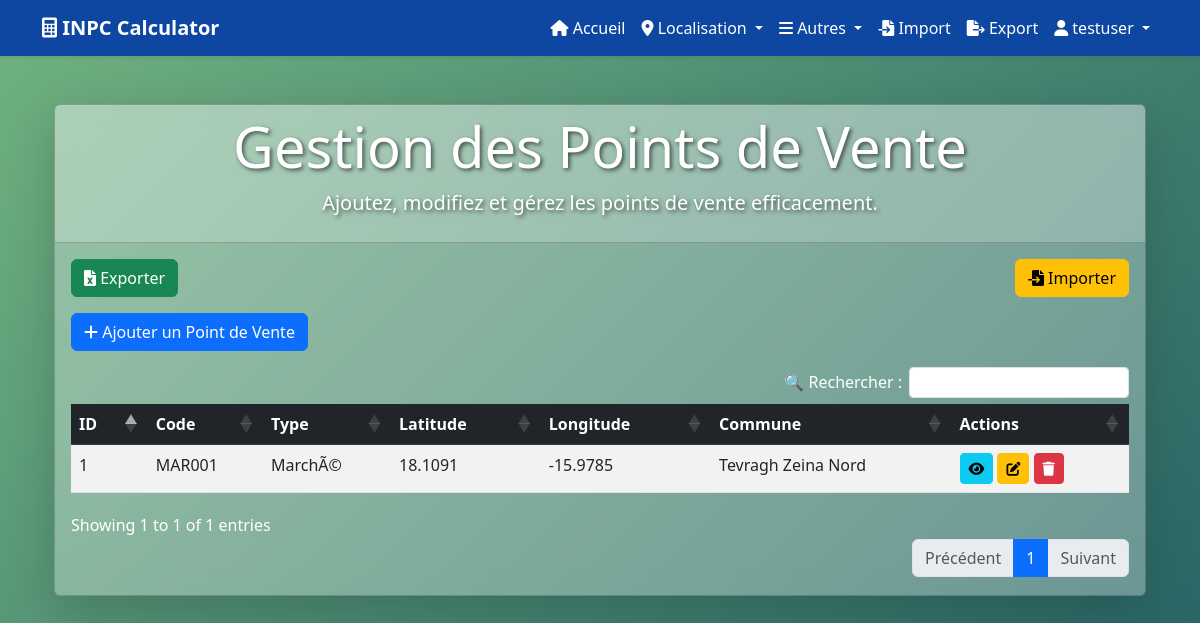
The app's page /pages/points_de_vente/ (signed in) with its own data.
### utilisateurs/models.py (models this page shows, shortened)
class Utilisateur(AbstractUser):
    ROLE_CHOICES = (
        ('admin', 'Admin'),
        ('agent', 'Agent'),
    )
    role = models.CharField(max_length=10, choices=ROLE_CHOICES, default='agent')

### pages/models.py (models this page shows, shortened)
class PointOfSale(models.Model):
    code = models.CharField(max_length=45, unique=True)
    type = models.CharField(max_length=45)
    gps_lat = models.FloatField()
    gps_lon = models.FloatField()
    commune = models.ForeignKey(Commune, on_delete=models.CASCADE)

class Commune(models.Model):
    code = models.CharField(max_length=45, unique=True)
    name = models.CharField(max_length=45)
    moughataa = models.ForeignKey(Moughataa, on_delete=models.CASCADE)

### pages/views.py (the view, shortened to what this page needs)
# urls.py: path('points_de_vente/', login_required(views.gestion_points_de_vente), name='gestion_points_de_vente'),
@login_required
def gestion_points_de_vente(request):
    points_de_vente = PointOfSale.objects.all()
    communes = Commune.objects.all()
    form = PointOfSaleForm()
    context = {
        'points_de_vente': points_de_vente,
        'communes': communes,
        'form': form
    }
    return render(request, 'pages/gestion_points_de_vente.html', context)

### pages/forms.py
class PointOfSaleForm(forms.ModelForm):
    commune = forms.ModelChoiceField(
        queryset=Commune.objects.all(),
        required=True,
        label="Commune",
        widget=forms.Select(attrs={'class': 'form-control glowing-input'})
    )
    class Meta:
        model = PointOfSale
        fields = ['code', 'type', 'gps_lat', 'gps_lon', 'commune']
        widgets = {
            'code': forms.TextInput(attrs={'class': 'form-control glowing-input'}),
            'type': forms.TextInput(attrs={'class': 'form-control glowing-input'}),
            'gps_lat': forms.NumberInput(attrs={'class': 'form-control glowing-input', 'step': 'any'}),
            'gps_lon': forms.NumberInput(attrs={'class': 'form-control glowing-input', 'step': 'any'}),
        }

### templates/pages/gestion_points_de_vente.html (shortened to what this page needs)
{% extends 'base.html' %}
{% load static %}
{% block content %}
<link rel="stylesheet" href="https://cdn.datatables.net/1.11.5/css/dataTables.bootstrap5.min.css">
<link rel="stylesheet" href="https://cdn.datatables.net/buttons/2.2.3/css/buttons.bootstrap5.min.css">
<link rel="stylesheet" href="{% static 'css/stylecrud.css' %}">
<div class="container mt-5">
    <div class="card shadow-lg text-white animate__animated animate__fadeInDown">
        <div class="card-header text-center">
            <h1 class="display-4">Gestion des Points de Vente</h1>
            <p class="lead">Ajoutez, modifiez et gérez les points de vente efficacement.</p>
        </div>
        <div class="card-body animate__animated animate__fadeInUp">
            <div class="d-flex justify-content-between mb-3">
                <a href="{% url 'export_data' %}?table=PointOfSale" class="btn btn-success">
                    <i class="fas fa-file-excel"></i> Exporter
                </a>
                <a href="{% url 'import_data' %}" class="btn btn-warning">
                    <i class="fas fa-file-import"></i> Importer
                </a>
            </div>
            <button class="btn btn-primary mb-3" data-bs-toggle="modal" data-bs-target="#createModal">
                <i class="fas fa-plus"></i> Ajouter un Point de Vente
            </button>
            <table id="pointsTable" class="table table-hover table-striped">
                <thead class="table-dark">
                    <tr>
                        <th>ID</th>
                        <th>Code</th>
                        <th>Type</th>
                        <th>Latitude</th>
                        <th>Longitude</th>
                        <th>Commune</th>
                        <th>Actions</th>
                    </tr>
                </thead>
                <tbody>
                    {% for point in points_de_vente %}
                    <tr class="animate__animated animate__fadeIn">
                        <td>{{ point.id }}</td>
                        <td>{{ point.code }}</td>
                        <td>{{ point.type }}</td>
                        <td>{{ point.gps_lat }}</td>
                        <td>{{ point.gps_lon }}</td>
                        <td>{{ point.commune.name }}</td>
                        <td>
                            <button class="btn btn-info btn-sm" data-bs-toggle="modal" data-bs-target="#viewModal{{ point.id }}">
                                <i class="fas fa-eye"></i>
                            </button>
                            <button class="btn btn-warning btn-sm" data-bs-toggle="modal" data-bs-target="#editModal{{ point.id }}">
                                <i class="fas fa-edit"></i>
                            </button>
                            <form method="post" style="display:inline;">
                                <button type="submit" name="supprimer" onclick="return confirm('Voulez-vous vraiment supprimer ce point de vente ?')" class="btn btn-danger btn-sm">
                                    <i class="fas fa-trash"></i>
                                </button>
                            </form>
                        </td>
                    </tr>
                    {% endfor %}
                </tbody>
            </table>
        </div>
    </div>
</div>
{% endblock %}

### templates/base.html (shortened to what this page needs)
{% load static %}
<!DOCTYPE html>
<html lang="fr">
<head>
    <link href="https://cdn.jsdelivr.net/npm/bootstrap@5.3.0/dist/css/bootstrap.min.css" rel="stylesheet">
    <link href="https://cdnjs.cloudflare.com/ajax/libs/font-awesome/6.0.0-beta3/css/all.min.css" rel="stylesheet">
    <link rel="stylesheet" href="https://cdnjs.cloudflare.com/ajax/libs/animate.css/4.1.1/animate.min.css">
    <link rel="stylesheet" href="{% static 'css/styles.css' %}">
    <link rel="stylesheet" href="https://unpkg.com/leaflet@1.7.1/dist/leaflet.css" />
</head>
<body>
    <nav class="navbar navbar-expand-lg shadow-sm">
        <div class="container">
            <a class="navbar-brand fw-bold" href="#">
                <i class="fas fa-calculator"></i> INPC Calculator
            </a>
            <div class="collapse navbar-collapse" id="navbarNav">
                <ul class="navbar-nav ms-auto">
                    <li class="nav-item">
                        <a class="nav-link" href="{% url 'accueil' %}">
                            <i class="fas fa-home"></i> Accueil
                        </a>
                    </li>
<li class="nav-item dropdown">
    <a class="nav-link dropdown-toggle" href="#" id="dropdownLocalisation" role="button" data-bs-toggle="dropdown">
        <i class="fas fa-map-marker-alt"></i> Localisation
    </a>
</li>
                    <li class="nav-item dropdown">
                        <a class="nav-link dropdown-toggle" href="#" id="navbarDropdown" role="button" data-bs-toggle="dropdown">
                            <i class="fas fa-bars"></i> Autres
                        </a>
                    </li>
                    <li class="nav-item">
                        <a class="nav-link" href="{% url 'import_data' %}">
                            <i class="fas fa-file-import"></i> Import
                        </a>
                    </li>
                    <li class="nav-item">
                        <a class="nav-link" href="{% url 'export_data' %}">
                            <i class="fas fa-file-export"></i> Export
                        </a>
                    </li>
                    {% if user.is_authenticated %}
                    <li class="nav-item dropdown">
                        <a class="nav-link dropdown-toggle" href="#" id="userDropdown" role="button" data-bs-toggle="dropdown">
                            <i class="fas fa-user"></i> {{ user.username }}
                        </a>
                    </li>
                    {% endif %}
                </ul>
            </div>
        </div>
    </nav>
    <div class="container mt-5">
        {% block content %}
        {% endblock content %}
    </div>
</body>
</html>

### templates/pages/static/css/stylecrud.css (style rules this page uses)
body { background: linear-gradient(-45deg, #1e3c72, #2a5298, #134e5e, #71b280); background-size: 400% 400%; animation: moveBackground 10s ease infinite; }
.card-header { font-size: 1.5rem; font-weight: bold; text-align: center; background: rgba(255, 255, 255, 0.2); color: #ffffff; text-shadow: 2px 2px 4px rgba(0, 0, 0, 0.6); }
.card { background: rgba(255, 255, 255, 0.3); backdrop-filter: blur(10px); }

### templates/base.html (style rules this page uses)
.navbar { background-color: #0d47a1 !important; }
.navbar .nav-link, .navbar-brand { color: white !important; }

### records on screen
Utilisateur: username "testuser"
PointOfSale: id "1", code "MAR001", type "MarchÃ©", gps_lat "18.1091", gps_lon "-15.9785", commune.name "Tevragh Zeina Nord"
